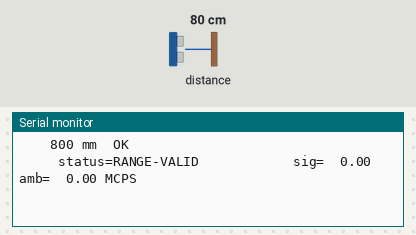
Bench run of a program on a simulated ESP32. Shown: the last lines printed to the serial monitor. Wiring (inferred from the names in the program): VL53L0X range finder at I2C address 0x29. Inputs (shaded band) come from the test bench; at power-on: distance to the obstacle 80 cm.

Above: at 2.4 s.
2.5 s: distance to the obstacle set to 2 cm
At 2.97 s:
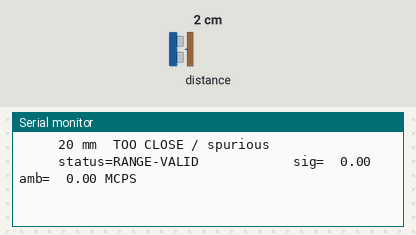
4.8 s: distance to the obstacle set to 4 cm
At 5.27 s:
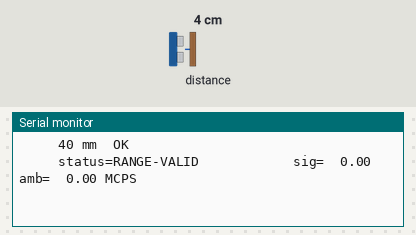
7.1 s: distance to the obstacle set to 120 cm
At 7.58 s:
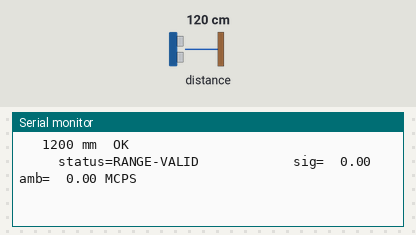
9.4 s: distance to the obstacle set to 250 cm
At 9.89 s:
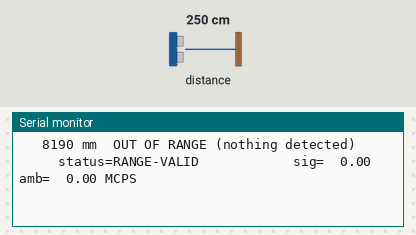

The program:

main.cpp
```cpp
// (licence header left out)
#include <Arduino.h>
#include <Wire.h>

static const uint8_t SDA_PIN = 21;
static const uint8_t SCL_PIN = 22;
static const uint8_t TOF_ADDR = 0x29;

#include <VL53L0X.h>

VL53L0X tof;
static bool tof_ready = false;

// The library reports timeouts itself; map its state to something readable at the bench.
static const char* reading_note(uint16_t mm, bool timeout) {
  if (timeout)     return "TIMEOUT (no return — nothing in range?)";
  if (mm >= 8190)  return "OUT OF RANGE (nothing detected)";
  if (mm < 30)     return "TOO CLOSE / spurious";
  return "OK";
}

// Raw register read, bypassing the driver entirely. If the driver is unhappy this says whether
// the BUS is the problem or the driver is: model ID must read 0xEE on a live VL53L0X.
static int raw_reg(uint8_t reg) {
  Wire.beginTransmission(TOF_ADDR);
  Wire.write(reg);
  if (Wire.endTransmission() != 0) return -1;
  if (Wire.requestFrom(TOF_ADDR, (uint8_t)1) != 1) return -2;
  return Wire.read();
}

// ---------------------------------------------------------------------------------------------
// The Pololu driver returns a bare distance and discards WHY a reading failed, which makes an
// 8190 ("no signal") indistinguishable from an 8190 ("swamped by sunlight") -- the exact question
// at hand. These read the sensor's own result block directly:
//   0x14 status | 0x1A signal count rate | 0x1C ambient count rate | 0x1E range mm
// Rates are 9.7 fixed-point MCPS. Ambient >> signal is the fingerprint of IR from daylight.
static int raw_reg16(uint8_t reg, uint16_t* out) {
  Wire.beginTransmission(TOF_ADDR);
  Wire.write(reg);
  if (Wire.endTransmission() != 0) return -1;
  if (Wire.requestFrom(TOF_ADDR, (uint8_t)2) != 2) return -2;
  *out = (uint16_t)(Wire.read() << 8) | Wire.read();
  return 0;
}

static const char* status_name(uint8_t s) {
  switch (s) {
    case 0:  return "data-not-ready";
    case 1:  return "VCSEL-continuity-FAIL";   // laser itself is not driving
    case 2:  return "VCSEL-watchdog-FAIL";
    case 3:  return "no-VHV-value";
    case 4:  return "MSRC-NO-TARGET";          // nothing came back: blocked lens, aim, or too far
    case 5:  return "SNR-check";
    case 6:  return "range-phase-check";
    case 7:  return "sigma-threshold";         // return too noisy to trust -- classic ambient swamp
    case 8:  return "TCC-crosstalk";
    case 9:  return "phase-consistency";
    case 10: return "min-clip";
    case 11: return "RANGE-VALID";
    case 12: return "algo-underflow";
    case 13: return "algo-overflow";
    case 14: return "range-ignore-threshold";
    default: return "unknown";
  }
}

static bool bring_up() {
  const int model = raw_reg(0xC0);            // IDENTIFICATION_MODEL_ID
  const int rev   = raw_reg(0xC2);            // IDENTIFICATION_REVISION_ID
  Serial.printf("  bring-up: model_id=0x%02X (want 0xEE)  rev=0x%02X  ", model, rev);
  if (model < 0) { Serial.println("-> BUS READ FAILED (no ACK / no data)"); return false; }
  if (model != 0xEE) { Serial.println("-> not a VL53L0X at this address"); return false; }

  tof.setTimeout(500);
  if (!tof.init()) { Serial.println("-> init() FAILED (SPAD/VHV/phase calibration did not complete)");
                     return false; }
  Serial.println("-> OK");
  return true;
}

// Two profiles, alternated so the ambient-immunity trade is measured rather than assumed.
static void apply_profile(bool long_range) {
  tof.stopContinuous();
  delay(50);
  if (long_range) {
    // Reach, at the cost of ambient-light immunity: a lower signal-rate limit accepts weaker
    // returns and longer VCSEL periods put more energy downrange.
    tof.setSignalRateLimit(0.1);
    tof.setVcselPulsePeriod(VL53L0X::VcselPeriodPreRange, 18);
    tof.setVcselPulsePeriod(VL53L0X::VcselPeriodFinalRange, 14);
    tof.setMeasurementTimingBudget(50000);
  } else {
    // Stock profile. Shorter reach but far harder to swamp -- if this one works and long-range
    // does not, ambient IR is the answer.
    tof.setSignalRateLimit(0.25);
    tof.setVcselPulsePeriod(VL53L0X::VcselPeriodPreRange, 14);
    tof.setVcselPulsePeriod(VL53L0X::VcselPeriodFinalRange, 10);
    tof.setMeasurementTimingBudget(33000);
  }
  tof.startContinuous();
  Serial.printf("\n  ===== PROFILE: %s =====\n", long_range ? "LONG-RANGE (0.10 MCPS, 18/14, 50ms)"
                                                            : "DEFAULT (0.25 MCPS, 14/10, 33ms)");
}

void setup() {
  Serial.begin(115200);
  delay(1200);
  Wire.begin(SDA_PIN, SCL_PIN);
  Wire.setClock(100000);
  Serial.println("\n========== VL53L0X RANGING BENCH ==========");
  Serial.printf("addr 0x%02X on SDA=GPIO%u SCL=GPIO%u\n", TOF_ADDR, SDA_PIN, SCL_PIN);
  Serial.println("WHAT TO CHECK:");
  Serial.println("  1. CLEAR FLOOR AHEAD -> readings should be LONG or out-of-range.");
  Serial.println("     A short stable reading here means the cone is clipping the floor and");
  Serial.println("     the tilt is too shallow -- that is a false obstacle in the reflex zone.");
  Serial.println("  2. Object at 0.3 / 0.5 / 1.0 m -> should read close to true distance.");
  Serial.println("  3. Watch the SPREAD, not just the value: jitter matters more than offset.\n");
  tof_ready = bring_up();
  if (tof_ready) apply_profile(false);
}

void loop() {
  // Re-attempt bring-up rather than printing timeouts forever: this way the banner explaining
  // WHY it is not ranging reappears every second, whenever the bench operator attaches.
  if (!tof_ready) { delay(1000); tof_ready = bring_up(); if (tof_ready) apply_profile(false); return; }

  // PROFILE IS LOCKED to DEFAULT. The earlier 10 s alternation was a diagnostic and it must not
  // run during characterisation: the two profiles disagreed by 152 mm on the same target, so
  // switching mid-capture corrupts every statistic taken across the boundary.

  const uint16_t mm = tof.readRangeContinuousMillimeters();
  const bool to = tof.timeoutOccurred();

  uint16_t sig = 0, amb = 0;
  const int st_raw = raw_reg(0x14);
  raw_reg16(0x1A, &sig);
  raw_reg16(0x1C, &amb);
  const uint8_t st = (st_raw < 0) ? 0xFF : (uint8_t)((st_raw & 0x78) >> 3);

  Serial.printf("  %5u mm  %-38s  status=%-22s sig=%6.2f amb=%6.2f MCPS\n",
                mm, reading_note(mm, to), status_name(st), sig / 128.0, amb / 128.0);
  delay(250);
}
```

Measured:
- after the input at 2.5 s, the serial monitor: prints a new line after 0.27 s (image 1)
- after the input at 4.8 s, the serial monitor: prints a new line after 0.27 s (image 2)
- after the input at 7.1 s, the serial monitor: prints a new line after 0.28 s (image 3)
- after the input at 9.4 s, the serial monitor: prints a new line after 0.29 s (image 4)
